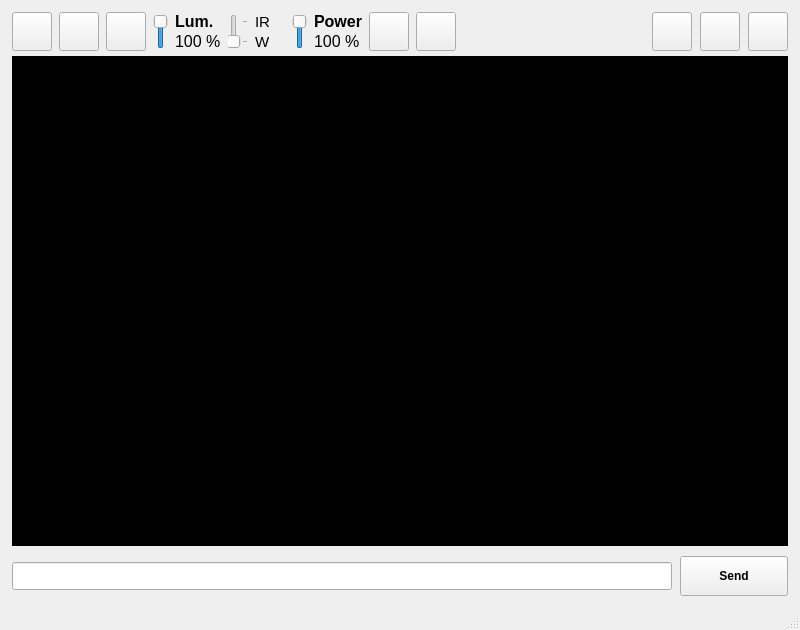
<?xml version="1.0" encoding="UTF-8"?>
<ui version="4.0">
 <class>MainWindow</class>
 <widget class="QMainWindow" name="MainWindow">
  <property name="enabled">
   <bool>true</bool>
  </property>
  <property name="geometry">
   <rect>
    <x>0</x>
    <y>0</y>
    <width>800</width>
    <height>630</height>
   </rect>
  </property>
  <property name="sizePolicy">
   <sizepolicy hsizetype="Preferred" vsizetype="Preferred">
    <horstretch>0</horstretch>
    <verstretch>0</verstretch>
   </sizepolicy>
  </property>
  <property name="minimumSize">
   <size>
    <width>800</width>
    <height>630</height>
   </size>
  </property>
  <property name="maximumSize">
   <size>
    <width>16777215</width>
    <height>16777215</height>
   </size>
  </property>
  <property name="windowTitle">
   <string>PyRobot</string>
  </property>
  <property name="documentMode">
   <bool>false</bool>
  </property>
  <property name="unifiedTitleAndToolBarOnMac">
   <bool>false</bool>
  </property>
  <widget class="QWidget" name="centralwidget">
   <layout class="QGridLayout" name="gridLayout">
    <property name="leftMargin">
     <number>12</number>
    </property>
    <property name="topMargin">
     <number>12</number>
    </property>
    <property name="rightMargin">
     <number>12</number>
    </property>
    <property name="bottomMargin">
     <number>12</number>
    </property>
    <property name="horizontalSpacing">
     <number>1</number>
    </property>
    <property name="verticalSpacing">
     <number>5</number>
    </property>
    <item row="1" column="0">
     <layout class="QHBoxLayout" name="horizontalLayout_4">
      <property name="spacing">
       <number>10</number>
      </property>
      <item>
       <layout class="QVBoxLayout" name="verticalLayout_2">
        <item>
         <widget class="QPlainTextEdit" name="plainTextEdit_monitor">
          <property name="autoFillBackground">
           <bool>false</bool>
          </property>
          <property name="styleSheet">
           <string notr="true">background-color: rgb(0, 0, 0);
color: rgb(255,255,255);</string>
          </property>
          <property name="verticalScrollBarPolicy">
           <enum>Qt::ScrollBarAsNeeded</enum>
          </property>
          <property name="readOnly">
           <bool>true</bool>
          </property>
          <property name="plainText">
           <string/>
          </property>
          <property name="backgroundVisible">
           <bool>false</bool>
          </property>
         </widget>
        </item>
        <item>
         <layout class="QHBoxLayout" name="horizontalLayout_2">
          <property name="spacing">
           <number>8</number>
          </property>
          <property name="sizeConstraint">
           <enum>QLayout::SetDefaultConstraint</enum>
          </property>
          <property name="topMargin">
           <number>0</number>
          </property>
          <property name="rightMargin">
           <number>0</number>
          </property>
          <item>
           <widget class="QLineEdit" name="lineEdit_commandline">
            <property name="minimumSize">
             <size>
              <width>0</width>
              <height>28</height>
             </size>
            </property>
           </widget>
          </item>
          <item>
           <widget class="QPushButton" name="pushButton_send_monitor">
            <property name="minimumSize">
             <size>
              <width>108</width>
              <height>40</height>
             </size>
            </property>
            <property name="font">
             <font>
              <weight>75</weight>
              <bold>true</bold>
             </font>
            </property>
            <property name="text">
             <string>Send</string>
            </property>
            <property name="icon">
             <iconset resource="../resources.qrc">
              <normaloff>:/resources/img/resources/img/Right.png</normaloff>:/resources/img/resources/img/Right.png</iconset>
            </property>
            <property name="iconSize">
             <size>
              <width>26</width>
              <height>26</height>
             </size>
            </property>
            <property name="autoDefault">
             <bool>false</bool>
            </property>
            <property name="flat">
             <bool>false</bool>
            </property>
           </widget>
          </item>
         </layout>
        </item>
       </layout>
      </item>
      <item>
       <layout class="QVBoxLayout" name="right_panel">
        <property name="spacing">
         <number>0</number>
        </property>
       </layout>
      </item>
     </layout>
    </item>
    <item row="0" column="0">
     <layout class="QHBoxLayout" name="horizontalLayout_3">
      <property name="spacing">
       <number>7</number>
      </property>
      <item>
       <widget class="QPushButton" name="pushButton_enabled_keyboard">
        <property name="maximumSize">
         <size>
          <width>50</width>
          <height>50</height>
         </size>
        </property>
        <property name="text">
         <string/>
        </property>
        <property name="icon">
         <iconset resource="../resources.qrc">
          <normaloff>:/resources/img/resources/img/keyboard.png</normaloff>:/resources/img/resources/img/keyboard.png</iconset>
        </property>
        <property name="iconSize">
         <size>
          <width>32</width>
          <height>32</height>
         </size>
        </property>
       </widget>
      </item>
      <item>
       <widget class="QPushButton" name="pushButton_sensors">
        <property name="maximumSize">
         <size>
          <width>50</width>
          <height>50</height>
         </size>
        </property>
        <property name="text">
         <string/>
        </property>
        <property name="icon">
         <iconset resource="../resources.qrc">
          <normaloff>:/resources/img/resources/img/sens.png</normaloff>:/resources/img/resources/img/sens.png</iconset>
        </property>
        <property name="iconSize">
         <size>
          <width>30</width>
          <height>30</height>
         </size>
        </property>
       </widget>
      </item>
      <item>
       <widget class="QPushButton" name="pushButton_lights">
        <property name="maximumSize">
         <size>
          <width>50</width>
          <height>50</height>
         </size>
        </property>
        <property name="text">
         <string/>
        </property>
        <property name="icon">
         <iconset resource="../resources.qrc">
          <normaloff>:/resources/img/resources/img/light-off.png</normaloff>:/resources/img/resources/img/light-off.png</iconset>
        </property>
        <property name="iconSize">
         <size>
          <width>30</width>
          <height>30</height>
         </size>
        </property>
       </widget>
      </item>
      <item>
       <widget class="QSlider" name="verticalSlider_luminosity">
        <property name="maximumSize">
         <size>
          <width>25</width>
          <height>35</height>
         </size>
        </property>
        <property name="minimum">
         <number>0</number>
        </property>
        <property name="maximum">
         <number>10</number>
        </property>
        <property name="singleStep">
         <number>1</number>
        </property>
        <property name="pageStep">
         <number>1</number>
        </property>
        <property name="value">
         <number>10</number>
        </property>
        <property name="tracking">
         <bool>false</bool>
        </property>
        <property name="orientation">
         <enum>Qt::Vertical</enum>
        </property>
        <property name="invertedAppearance">
         <bool>false</bool>
        </property>
        <property name="tickPosition">
         <enum>QSlider::NoTicks</enum>
        </property>
        <property name="tickInterval">
         <number>0</number>
        </property>
       </widget>
      </item>
      <item>
       <layout class="QVBoxLayout" name="verticalLayout_4">
        <property name="spacing">
         <number>1</number>
        </property>
        <item>
         <widget class="QLabel" name="label_6">
          <property name="font">
           <font>
            <pointsize>12</pointsize>
            <weight>75</weight>
            <bold>true</bold>
           </font>
          </property>
          <property name="text">
           <string>Lum.</string>
          </property>
         </widget>
        </item>
        <item>
         <widget class="QLabel" name="label_luminosity">
          <property name="font">
           <font>
            <pointsize>12</pointsize>
           </font>
          </property>
          <property name="text">
           <string>100 %</string>
          </property>
         </widget>
        </item>
       </layout>
      </item>
      <item>
       <widget class="QSlider" name="verticalSlider_lightsMode">
        <property name="maximumSize">
         <size>
          <width>25</width>
          <height>35</height>
         </size>
        </property>
        <property name="minimum">
         <number>0</number>
        </property>
        <property name="maximum">
         <number>1</number>
        </property>
        <property name="pageStep">
         <number>1</number>
        </property>
        <property name="orientation">
         <enum>Qt::Vertical</enum>
        </property>
        <property name="invertedAppearance">
         <bool>false</bool>
        </property>
        <property name="tickPosition">
         <enum>QSlider::TicksBelow</enum>
        </property>
        <property name="tickInterval">
         <number>0</number>
        </property>
       </widget>
      </item>
      <item>
       <layout class="QVBoxLayout" name="verticalLayout">
        <property name="spacing">
         <number>1</number>
        </property>
        <item>
         <widget class="QLabel" name="label_2">
          <property name="font">
           <font>
            <pointsize>11</pointsize>
           </font>
          </property>
          <property name="text">
           <string>IR</string>
          </property>
         </widget>
        </item>
        <item>
         <widget class="QLabel" name="label_3">
          <property name="font">
           <font>
            <pointsize>11</pointsize>
           </font>
          </property>
          <property name="text">
           <string>W</string>
          </property>
         </widget>
        </item>
       </layout>
      </item>
      <item>
       <widget class="QLabel" name="label_4">
        <property name="maximumSize">
         <size>
          <width>35</width>
          <height>40</height>
         </size>
        </property>
        <property name="text">
         <string/>
        </property>
        <property name="pixmap">
         <pixmap resource="../resources.qrc">:/resources/img/resources/img/motor2.png</pixmap>
        </property>
        <property name="scaledContents">
         <bool>true</bool>
        </property>
       </widget>
      </item>
      <item>
       <widget class="QSlider" name="verticalSlider_enginePower">
        <property name="maximumSize">
         <size>
          <width>25</width>
          <height>35</height>
         </size>
        </property>
        <property name="minimum">
         <number>0</number>
        </property>
        <property name="maximum">
         <number>10</number>
        </property>
        <property name="singleStep">
         <number>1</number>
        </property>
        <property name="pageStep">
         <number>1</number>
        </property>
        <property name="value">
         <number>10</number>
        </property>
        <property name="tracking">
         <bool>false</bool>
        </property>
        <property name="orientation">
         <enum>Qt::Vertical</enum>
        </property>
        <property name="invertedAppearance">
         <bool>false</bool>
        </property>
        <property name="tickPosition">
         <enum>QSlider::NoTicks</enum>
        </property>
        <property name="tickInterval">
         <number>0</number>
        </property>
       </widget>
      </item>
      <item>
       <layout class="QVBoxLayout" name="verticalLayout_3">
        <property name="spacing">
         <number>1</number>
        </property>
        <item>
         <widget class="QLabel" name="label_5">
          <property name="font">
           <font>
            <pointsize>12</pointsize>
            <weight>75</weight>
            <bold>true</bold>
           </font>
          </property>
          <property name="text">
           <string>Power</string>
          </property>
         </widget>
        </item>
        <item>
         <widget class="QLabel" name="label_enginePower">
          <property name="font">
           <font>
            <pointsize>12</pointsize>
           </font>
          </property>
          <property name="text">
           <string>100 %</string>
          </property>
         </widget>
        </item>
       </layout>
      </item>
      <item>
       <widget class="QPushButton" name="pushButton_automatic">
        <property name="maximumSize">
         <size>
          <width>50</width>
          <height>50</height>
         </size>
        </property>
        <property name="text">
         <string/>
        </property>
        <property name="icon">
         <iconset resource="../resources.qrc">
          <normaloff>:/resources/img/resources/img/Compass-iPhone-2-icon_OFF.png</normaloff>:/resources/img/resources/img/Compass-iPhone-2-icon_OFF.png</iconset>
        </property>
        <property name="iconSize">
         <size>
          <width>30</width>
          <height>30</height>
         </size>
        </property>
       </widget>
      </item>
      <item>
       <widget class="QPushButton" name="pushButton_script">
        <property name="maximumSize">
         <size>
          <width>50</width>
          <height>50</height>
         </size>
        </property>
        <property name="text">
         <string/>
        </property>
        <property name="icon">
         <iconset resource="../resources.qrc">
          <normaloff>:/resources/img/resources/img/Apps-utilities-terminal-icon.png</normaloff>:/resources/img/resources/img/Apps-utilities-terminal-icon.png</iconset>
        </property>
        <property name="iconSize">
         <size>
          <width>30</width>
          <height>30</height>
         </size>
        </property>
       </widget>
      </item>
      <item>
       <spacer name="horizontalSpacer">
        <property name="orientation">
         <enum>Qt::Horizontal</enum>
        </property>
        <property name="sizeType">
         <enum>QSizePolicy::Expanding</enum>
        </property>
        <property name="sizeHint" stdset="0">
         <size>
          <width>40</width>
          <height>20</height>
         </size>
        </property>
       </spacer>
      </item>
      <item>
       <layout class="QHBoxLayout" name="horizontalLayout_5">
        <property name="spacing">
         <number>8</number>
        </property>
        <item>
         <widget class="QLabel" name="icon_wifi">
          <property name="maximumSize">
           <size>
            <width>40</width>
            <height>40</height>
           </size>
          </property>
          <property name="text">
           <string/>
          </property>
          <property name="pixmap">
           <pixmap resource="../resources.qrc">:/resources/img/resources/img/wifi_off.png</pixmap>
          </property>
          <property name="scaledContents">
           <bool>true</bool>
          </property>
         </widget>
        </item>
        <item>
         <widget class="QLabel" name="icon_battery">
          <property name="maximumSize">
           <size>
            <width>35</width>
            <height>35</height>
           </size>
          </property>
          <property name="text">
           <string/>
          </property>
          <property name="pixmap">
           <pixmap resource="../resources.qrc">:/resources/img/resources/img/Battery/battery-missing.png</pixmap>
          </property>
          <property name="scaledContents">
           <bool>true</bool>
          </property>
         </widget>
        </item>
        <item>
         <widget class="QPushButton" name="pushButton_new_connection">
          <property name="maximumSize">
           <size>
            <width>50</width>
            <height>50</height>
           </size>
          </property>
          <property name="text">
           <string/>
          </property>
          <property name="icon">
           <iconset resource="../resources.qrc">
            <normaloff>:/resources/img/resources/img/ButtonRSS-01.png</normaloff>:/resources/img/resources/img/ButtonRSS-01.png</iconset>
          </property>
          <property name="iconSize">
           <size>
            <width>32</width>
            <height>32</height>
           </size>
          </property>
          <property name="flat">
           <bool>false</bool>
          </property>
         </widget>
        </item>
        <item>
         <widget class="QPushButton" name="pushButton_disconnect">
          <property name="maximumSize">
           <size>
            <width>50</width>
            <height>50</height>
           </size>
          </property>
          <property name="text">
           <string/>
          </property>
          <property name="icon">
           <iconset resource="../resources.qrc">
            <normaloff>:/resources/img/resources/img/ButtonDelete-01.png</normaloff>:/resources/img/resources/img/ButtonDelete-01.png</iconset>
          </property>
          <property name="iconSize">
           <size>
            <width>32</width>
            <height>32</height>
           </size>
          </property>
          <property name="flat">
           <bool>false</bool>
          </property>
         </widget>
        </item>
        <item>
         <widget class="QPushButton" name="pushButton_help">
          <property name="maximumSize">
           <size>
            <width>50</width>
            <height>50</height>
           </size>
          </property>
          <property name="text">
           <string/>
          </property>
          <property name="icon">
           <iconset resource="../resources.qrc">
            <normaloff>:/resources/img/resources/img/ButtonInfo-01.png</normaloff>:/resources/img/resources/img/ButtonInfo-01.png</iconset>
          </property>
          <property name="iconSize">
           <size>
            <width>32</width>
            <height>32</height>
           </size>
          </property>
          <property name="flat">
           <bool>false</bool>
          </property>
         </widget>
        </item>
       </layout>
      </item>
     </layout>
    </item>
   </layout>
  </widget>
  <widget class="QMenuBar" name="menubar">
   <property name="geometry">
    <rect>
     <x>0</x>
     <y>0</y>
     <width>800</width>
     <height>20</height>
    </rect>
   </property>
  </widget>
  <widget class="QStatusBar" name="statusbar"/>
  <action name="actionSend">
   <property name="text">
    <string>Send</string>
   </property>
   <property name="shortcut">
    <string>Return</string>
   </property>
  </action>
 </widget>
 <resources>
  <include location="../resources.qrc"/>
  <include location="../resources.qrc"/>
 </resources>
 <connections/>
</ui>
